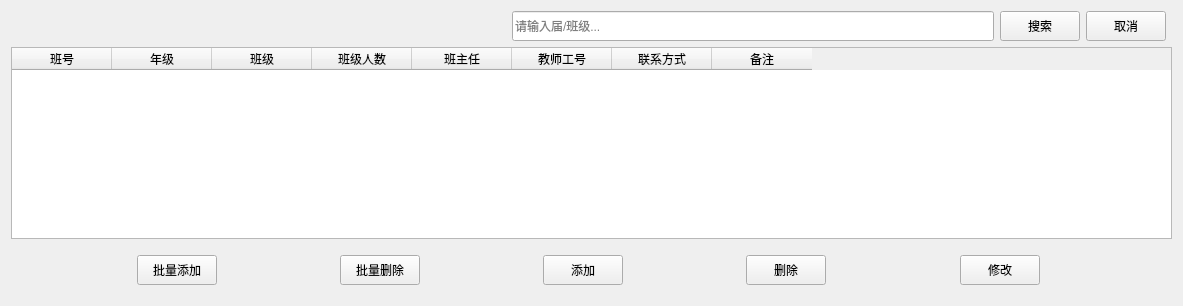
     <widget class="QWidget" name="classmg">
      <layout class="QGridLayout" name="gridLayout_2">
       <item row="5" column="0" colspan="7">
        <widget class="QWidget" name="widget_2" native="true">
         <property name="minimumSize">
          <size>
           <width>600</width>
           <height>50</height>
          </size>
         </property>
         <property name="maximumSize">
          <size>
           <width>16777215</width>
           <height>50</height>
          </size>
         </property>
         <layout class="QHBoxLayout" name="horizontalLayout">
          <item>
           <spacer name="horizontalSpacer_5">
            <property name="orientation">
             <enum>Qt::Horizontal</enum>
            </property>
            <property name="sizeHint" stdset="0">
             <size>
              <width>102</width>
              <height>20</height>
             </size>
            </property>
           </spacer>
          </item>
          <item>
           <widget class="QPushButton" name="btn_cls_addsome">
            <property name="minimumSize">
             <size>
              <width>0</width>
              <height>30</height>
             </size>
            </property>
            <property name="maximumSize">
             <size>
              <width>120</width>
              <height>16777215</height>
             </size>
            </property>
            <property name="text">
             <string>批量添加</string>
            </property>
           </widget>
          </item>
          <item>
           <spacer name="horizontalSpacer_8">
            <property name="orientation">
             <enum>Qt::Horizontal</enum>
            </property>
            <property name="sizeHint" stdset="0">
             <size>
              <width>102</width>
              <height>20</height>
             </size>
            </property>
           </spacer>
          </item>
          <item>
           <widget class="QPushButton" name="btn_cls_delsome">
            <property name="minimumSize">
             <size>
              <width>0</width>
              <height>30</height>
             </size>
            </property>
            <property name="maximumSize">
             <size>
              <width>120</width>
              <height>16777215</height>
             </size>
            </property>
            <property name="text">
             <string>批量删除</string>
            </property>
           </widget>
          </item>
          <item>
           <spacer name="horizontalSpacer_10">
            <property name="orientation">
             <enum>Qt::Horizontal</enum>
            </property>
            <property name="sizeHint" stdset="0">
             <size>
              <width>103</width>
              <height>20</height>
             </size>
            </property>
           </spacer>
          </item>
          <item>
           <widget class="QPushButton" name="btn_cls_add">
            <property name="minimumSize">
             <size>
              <width>0</width>
              <height>30</height>
             </size>
            </property>
            <property name="maximumSize">
             <size>
              <width>120</width>
              <height>16777215</height>
             </size>
            </property>
            <property name="text">
             <string>添加</string>
            </property>
           </widget>
          </item>
          <item>
           <spacer name="horizontalSpacer_13">
            <property name="orientation">
             <enum>Qt::Horizontal</enum>
            </property>
            <property name="sizeHint" stdset="0">
             <size>
              <width>102</width>
              <height>17</height>
             </size>
            </property>
           </spacer>
          </item>
          <item>
           <widget class="QPushButton" name="btn_cls_del">
            <property name="minimumSize">
             <size>
              <width>0</width>
              <height>30</height>
             </size>
            </property>
            <property name="maximumSize">
             <size>
              <width>120</width>
              <height>16777215</height>
             </size>
            </property>
            <property name="text">
             <string>删除</string>
            </property>
           </widget>
          </item>
          <item>
           <spacer name="horizontalSpacer_20">
            <property name="orientation">
             <enum>Qt::Horizontal</enum>
            </property>
            <property name="sizeHint" stdset="0">
             <size>
              <width>128</width>
              <height>17</height>
             </size>
            </property>
           </spacer>
          </item>
          <item>
           <widget class="QPushButton" name="btn_cls_upd">
            <property name="minimumSize">
             <size>
              <width>0</width>
              <height>30</height>
             </size>
            </property>
            <property name="maximumSize">
             <size>
              <width>120</width>
              <height>16777215</height>
             </size>
            </property>
            <property name="text">
             <string>修改</string>
            </property>
           </widget>
          </item>
          <item>
           <spacer name="horizontalSpacer_14">
            <property name="orientation">
             <enum>Qt::Horizontal</enum>
            </property>
            <property name="sizeHint" stdset="0">
             <size>
              <width>102</width>
              <height>17</height>
             </size>
            </property>
           </spacer>
          </item>
         </layout>
        </widget>
       </item>
       <item row="4" column="0" colspan="8">
        <widget class="QTableWidget" name="tableWidget_cls">
         <attribute name="verticalHeaderVisible">
          <bool>false</bool>
         </attribute>
         <column>
          <property name="text">
           <string>班号</string>
          </property>
         </column>
         <column>
          <property name="text">
           <string>年级</string>
          </property>
         </column>
         <column>
          <property name="text">
           <string>班级</string>
          </property>
         </column>
         <column>
          <property name="text">
           <string>班级人数</string>
          </property>
         </column>
         <column>
          <property name="text">
           <string>班主任</string>
          </property>
         </column>
         <column>
          <property name="text">
           <string>教师工号</string>
          </property>
         </column>
         <column>
          <property name="text">
           <string>联系方式</string>
          </property>
         </column>
         <column>
          <property name="text">
           <string>备注</string>
          </property>
         </column>
        </widget>
       </item>
       <item row="1" column="3">
        <widget class="QLineEdit" name="le_cls_ses_cls">
         <property name="minimumSize">
          <size>
           <width>0</width>
           <height>30</height>
          </size>
         </property>
         <property name="placeholderText">
          <string>请输入届/班级...</string>
         </property>
        </widget>
       </item>
       <item row="1" column="6">
        <widget class="QPushButton" name="btn_cls__cancel">
         <property name="minimumSize">
          <size>
           <width>0</width>
           <height>30</height>
          </size>
         </property>
         <property name="maximumSize">
          <size>
           <width>120</width>
           <height>16777215</height>
          </size>
         </property>
         <property name="text">
          <string>取消</string>
         </property>
        </widget>
       </item>
       <item row="1" column="0">
        <spacer name="horizontalSpacer_6">
         <property name="orientation">
          <enum>Qt::Horizontal</enum>
         </property>
         <property name="sizeHint" stdset="0">
          <size>
           <width>40</width>
           <height>20</height>
          </size>
         </property>
        </spacer>
       </item>
       <item row="1" column="4" colspan="2">
        <widget class="QPushButton" name="btn_cls_src">
         <property name="minimumSize">
          <size>
           <width>0</width>
           <height>30</height>
          </size>
         </property>
         <property name="maximumSize">
          <size>
           <width>120</width>
           <height>16777215</height>
          </size>
         </property>
         <property name="text">
          <string>搜索</string>
         </property>
        </widget>
       </item>
      </layout>
     </widget>
